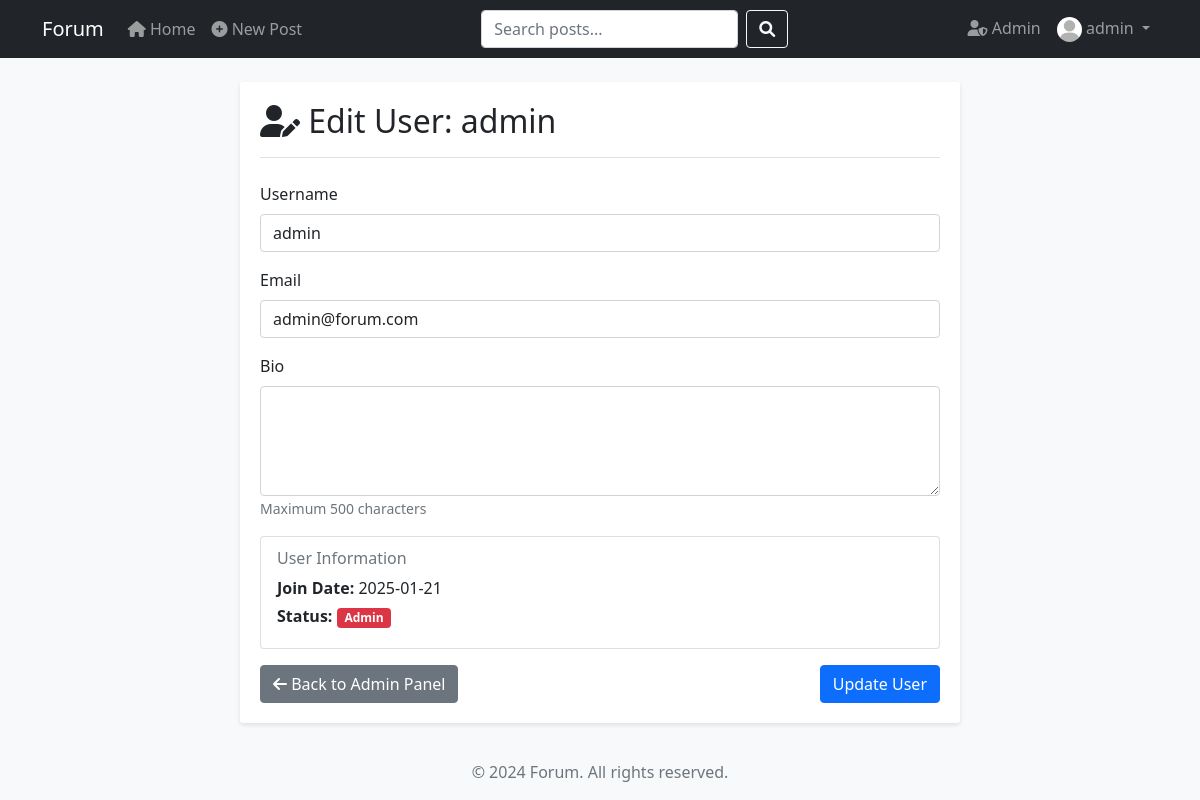
Screenshot of /admin/user/1/edit (signed in) with the database file from the repository.
### ICT/models.py (models this page shows, shortened)
class User(db.Model, UserMixin):
    id = db.Column(db.Integer, primary_key=True)
    username = db.Column(db.String(20), unique=True, nullable=False)
    email = db.Column(db.String(120), unique=True, nullable=False)
    image_file = db.Column(db.String(20), nullable=False, default='default.jpg')
    password = db.Column(db.String(60), nullable=False)
    bio = db.Column(db.Text, nullable=True)
    is_admin = db.Column(db.Boolean, default=False)
    date_joined = db.Column(db.DateTime, nullable=False, default=datetime.utcnow)
    posts = db.relationship('Post', backref='author', lazy=True, cascade='all, delete-orphan')
    comments = db.relationship('Comment', backref='author', lazy=True, cascade='all, delete-orphan')
    votes = db.relationship('Vote', backref='user', lazy=True, cascade='all, delete-orphan')

### ICT/routes.py (the view)
@main.route("/admin/user/<int:user_id>/edit", methods=['GET', 'POST'])
@login_required
def admin_edit_user(user_id):
    if not current_user.is_admin:
        abort(403)
    user = User.query.get_or_404(user_id)
    form = AdminUserEditForm()
    if form.validate_on_submit():
        user.username = form.username.data
        user.email = form.email.data
        user.bio = form.bio.data
        db.session.commit()
        flash(f'User {user.username} has been updated!', 'success')
        return redirect(url_for('main.admin'))
    elif request.method == 'GET':
        form.username.data = user.username
        form.email.data = user.email
        form.bio.data = user.bio
    return render_template('admin_edit_user.html', title='Edit User',
                         form=form, user=user)

### ICT/forms.py
class AdminUserEditForm(FlaskForm):
    username = StringField('Username', validators=[DataRequired(), Length(min=2, max=20)])
    email = StringField('Email', validators=[DataRequired(), Email()])
    bio = TextAreaField('Bio', validators=[Length(max=500)])
    submit = SubmitField('Update User')

### ICT/models.py (called while the page is built)
@login_manager.user_loader
def load_user(user_id):
    return User.query.get(int(user_id))

### ICT/templates/admin_edit_user.html (shortened to what this page needs)
{% extends "base.html" %}
{% block content %}
<div class="container">
    <div class="row">
        <div class="col-md-8 offset-md-2">
            <div class="content-section">
                <h2 class="border-bottom pb-3">
                    <i class="fas fa-user-edit"></i> Edit User: {{ user.username }}
                </h2>
                <div class="mt-4">
                    <form method="POST">
                        <div class="mb-3">
                            {{ form.username.label(class="form-label") }}
                            {% if form.username.errors %}
                                {{ form.username(class="form-control is-invalid") }}
                                <div class="invalid-feedback">
                                    {% for error in form.username.errors %}
                                        <span>{{ error }}</span>
                                    {% endfor %}
                                </div>
                            {% else %}
                                {{ form.username(class="form-control") }}
                            {% endif %}
                        </div>
                        <div class="mb-3">
                            {{ form.email.label(class="form-label") }}
                            {% if form.email.errors %}
                                {{ form.email(class="form-control is-invalid") }}
                                <div class="invalid-feedback">
                                    {% for error in form.email.errors %}
                                        <span>{{ error }}</span>
                                    {% endfor %}
                                </div>
                            {% else %}
                                {{ form.email(class="form-control") }}
                            {% endif %}
                        </div>
                        <div class="mb-3">
                            {{ form.bio.label(class="form-label") }}
                            {% if form.bio.errors %}
                                {{ form.bio(class="form-control is-invalid", rows="4") }}
                                <div class="invalid-feedback">
                                    {% for error in form.bio.errors %}
                                        <span>{{ error }}</span>
                                    {% endfor %}
                                </div>
                            {% else %}
                                {{ form.bio(class="form-control", rows="4") }}
                            {% endif %}
                            <small class="text-muted">Maximum 500 characters</small>
                        </div>
                        <div class="card mb-3">
                            <div class="card-body">
                                <h6 class="card-subtitle mb-2 text-muted">User Information</h6>
                                <p class="mb-1">
                                    <strong>Join Date:</strong> {{ user.date_joined.strftime('%Y-%m-%d') }}
                                </p>
                                <p class="mb-1">
                                    <strong>Status:</strong>
                                    {% if user.is_admin %}
                                        <span class="badge bg-danger">Admin</span>
                                    {% else %}
                                        <span class="badge bg-success">User</span>
                                    {% endif %}
                                </p>
                            </div>
                        </div>
                        <div class="d-flex justify-content-between">
                            <a href="{{ url_for('main.admin') }}" class="btn btn-secondary">
                                <i class="fas fa-arrow-left"></i> Back to Admin Panel
                            </a>
                            {{ form.submit(class="btn btn-primary") }}
                        </div>
                    </form>
                </div>
            </div>
        </div>
    </div>
</div>
{% endblock %}

### ICT/templates/layout.html (shortened to what this page needs)
<nav class="navbar navbar-expand-lg navbar-dark bg-dark">
    <div class="container">
        <a class="navbar-brand" href="{{ url_for('main.home') }}">Forum</a>
        <div class="collapse navbar-collapse" id="navbarNavDropdown">
            <ul class="navbar-nav me-auto">
                <li class="nav-item">
                    <a class="nav-link {{ 'active' if request.endpoint == 'main.home' }}" href="{{ url_for('main.home') }}">
                        <i class="fas fa-home"></i> Home
                    </a>
                </li>
                {% if current_user.is_authenticated %}
                    <li class="nav-item">
                        <a class="nav-link {{ 'active' if request.endpoint == 'main.new_post' }}" href="{{ url_for('main.new_post') }}">
                            <i class="fas fa-plus-circle"></i> New Post
                        </a>
                    </li>
                {% endif %}
            </ul>
            <form class="d-flex mx-auto" action="{{ url_for('main.search') }}" method="get">
                <input class="form-control me-2" type="search" placeholder="Search posts..." name="q" aria-label="Search" value="{{ request.args.get('q', '') }}">
                <button class="btn btn-outline-light" type="submit">
                    <i class="fas fa-search"></i>
                </button>
            </form>
            <ul class="navbar-nav ms-auto">
                {% if current_user.is_authenticated %}
                    {% if current_user.is_admin %}
                        <li class="nav-item">
                            <a class="nav-link {{ 'active' if request.endpoint == 'main.admin' }}" href="{{ url_for('main.admin') }}">
                                <i class="fas fa-user-shield"></i> Admin
                            </a>
                        </li>
                    {% endif %}
                    <li class="nav-item dropdown">
                        <a class="nav-link dropdown-toggle" href="#" id="navbarDropdown" role="button" data-bs-toggle="dropdown" aria-expanded="false">
                            <img src="{{ url_for('static', filename='uploads/profile_pics/' + current_user.image_file) }}"
                                 class="rounded-circle"
                                 alt="Profile picture"
                                 style="width: 25px; height: 25px; object-fit: cover;">
                            {{ current_user.username }}
                        </a>
                    </li>
                {% endif %}
            </ul>
        </div>
    </div>
</nav>

### ICT/static/css/main.css (style rules this page uses)
body { background-color: #f8f9fa; min-height: 100vh; display: flex; flex-direction: column; }
.content-section { background: #ffffff; padding: 20px; border-radius: 3px; margin-bottom: 20px; box-shadow: 0 2px 4px rgba(0,0,0,0.1); }

### rows the page displays
User: image_file (placeholder picture), username "admin", email "admin@forum.com", date_joined "2025-01-21"
